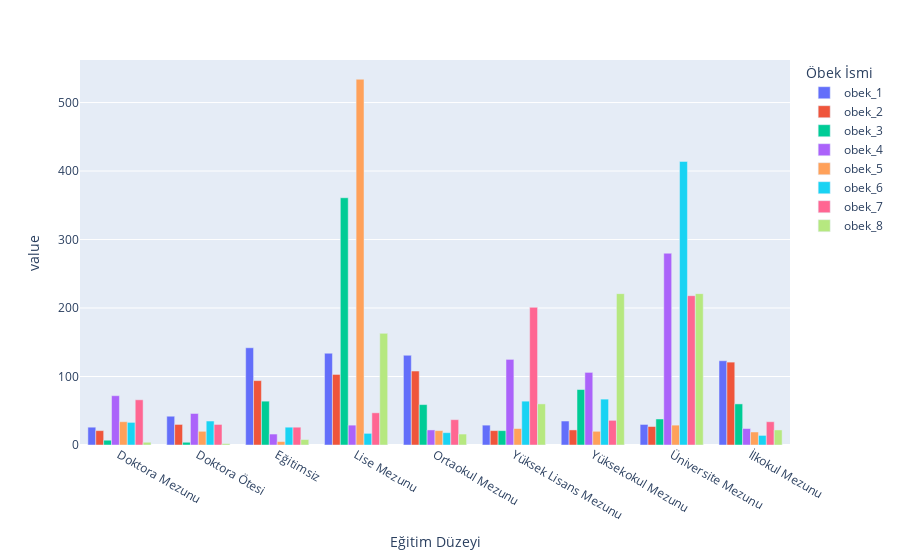

Here is the notebook cell this chart was saved with:
### Code cell
import plotly.express as px

grouped = df2.groupby(['Eğitim Düzeyi', 'Öbek İsmi'])
grouped_size = grouped.size().unstack()

fig = px.bar(grouped_size, barmode='group')
fig.show()

### Figure 1 — Plotly figure (JSON) as saved in the notebook; plotly's stock layout.template omitted (floating-point values rounded to 4 significant figures)
{"data": [{"alignmentgroup": "True", "hovertemplate": "Öbek İsmi=obek_1<br>Eğitim Düzeyi=%{x}<br>value=%{y}<extra></extra>", "legendgroup": "obek_1", "marker": {"color": "#636efa", "pattern": {"shape": ""}}, "name": "obek_1", "offsetgroup": "obek_1", "orientation": "v", "showlegend": true, "textposition": "auto", "x": ["Doktora Mezunu", "Doktora Ötesi", "Eğitimsiz", "Lise Mezunu", "Ortaokul Mezunu", "Yüksek Lisans Mezunu", "Yüksekokul Mezunu", "Üniversite Mezunu", "İlkokul Mezunu"], "xaxis": "x", "y": [26, 42, 142, 134, 131, 29, 35, 30, 123], "yaxis": "y", "type": "bar"}, {"alignmentgroup": "True", "hovertemplate": "Öbek İsmi=obek_2<br>Eğitim Düzeyi=%{x}<br>value=%{y}<extra></extra>", "legendgroup": "obek_2", "marker": {"color": "#EF553B", "pattern": {"shape": ""}}, "name": "obek_2", "offsetgroup": "obek_2", "orientation": "v", "showlegend": true, "textposition": "auto", "x": ["Doktora Mezunu", "Doktora Ötesi", "Eğitimsiz", "Lise Mezunu", "Ortaokul Mezunu", "Yüksek Lisans Mezunu", "Yüksekokul Mezunu", "Üniversite Mezunu", "İlkokul Mezunu"], "xaxis": "x", "y": [21, 30, 94, 103, 108, 21, 22, 27, 121], "yaxis": "y", "type": "bar"}, {"alignmentgroup": "True", "hovertemplate": "Öbek İsmi=obek_3<br>Eğitim Düzeyi=%{x}<br>value=%{y}<extra></extra>", "legendgroup": "obek_3", "marker": {"color": "#00cc96", "pattern": {"shape": ""}}, "name": "obek_3", "offsetgroup": "obek_3", "orientation": "v", "showlegend": true, "textposition": "auto", "x": ["Doktora Mezunu", "Doktora Ötesi", "Eğitimsiz", "Lise Mezunu", "Ortaokul Mezunu", "Yüksek Lisans Mezunu", "Yüksekokul Mezunu", "Üniversite Mezunu", "İlkokul Mezunu"], "xaxis": "x", "y": [7, 4, 64, 361, 59, 21, 81, 38, 60], "yaxis": "y", "type": "bar"}, {"alignmentgroup": "True", "hovertemplate": "Öbek İsmi=obek_4<br>Eğitim Düzeyi=%{x}<br>value=%{y}<extra></extra>", "legendgroup": "obek_4", "marker": {"color": "#ab63fa", "pattern": {"shape": ""}}, "name": "obek_4", "offsetgroup": "obek_4", "orientation": "v", "showlegend": true, "textposition": "auto", "x": ["Doktora Mezunu", "Doktora Ötesi", "Eğitimsiz", "Lise Mezunu", "Ortaokul Mezunu", "Yüksek Lisans Mezunu", "Yüksekokul Mezunu", "Üniversite Mezunu", "İlkokul Mezunu"], "xaxis": "x", "y": [72, 46, 16, 29, 22, 125, 106, 280, 24], "yaxis": "y", "type": "bar"}, {"alignmentgroup": "True", "hovertemplate": "Öbek İsmi=obek_5<br>Eğitim Düzeyi=%{x}<br>value=%{y}<extra></extra>", "legendgroup": "obek_5", "marker": {"color": "#FFA15A", "pattern": {"shape": ""}}, "name": "obek_5", "offsetgroup": "obek_5", "orientation": "v", "showlegend": true, "textposition": "auto", "x": ["Doktora Mezunu", "Doktora Ötesi", "Eğitimsiz", "Lise Mezunu", "Ortaokul Mezunu", "Yüksek Lisans Mezunu", "Yüksekokul Mezunu", "Üniversite Mezunu", "İlkokul Mezunu"], "xaxis": "x", "y": [34, 20, 5, 534, 21, 24, 20, 29, 19], "yaxis": "y", "type": "bar"}, {"alignmentgroup": "True", "hovertemplate": "Öbek İsmi=obek_6<br>Eğitim Düzeyi=%{x}<br>value=%{y}<extra></extra>", "legendgroup": "obek_6", "marker": {"color": "#19d3f3", "pattern": {"shape": ""}}, "name": "obek_6", "offsetgroup": "obek_6", "orientation": "v", "showlegend": true, "textposition": "auto", "x": ["Doktora Mezunu", "Doktora Ötesi", "Eğitimsiz", "Lise Mezunu", "Ortaokul Mezunu", "Yüksek Lisans Mezunu", "Yüksekokul Mezunu", "Üniversite Mezunu", "İlkokul Mezunu"], "xaxis": "x", "y": [33, 35, 26, 17, 18, 64, 67, 414, 14], "yaxis": "y", "type": "bar"}, {"alignmentgroup": "True", "hovertemplate": "Öbek İsmi=obek_7<br>Eğitim Düzeyi=%{x}<br>value=%{y}<extra></extra>", "legendgroup": "obek_7", "marker": {"color": "#FF6692", "pattern": {"shape": ""}}, "name": "obek_7", "offsetgroup": "obek_7", "orientation": "v", "showlegend": true, "textposition": "auto", "x": ["Doktora Mezunu", "Doktora Ötesi", "Eğitimsiz", "Lise Mezunu", "Ortaokul Mezunu", "Yüksek Lisans Mezunu", "Yüksekokul Mezunu", "Üniversite Mezunu", "İlkokul Mezunu"], "xaxis": "x", "y": [66, 30, 26, 47, 37, 201, 36, 218, 34], "yaxis": "y", "type": "bar"}, {"alignmentgroup": "True", "hovertemplate": "Öbek İsmi=obek_8<br>Eğitim Düzeyi=%{x}<br>value=%{y}<extra></extra>", "legendgroup": "obek_8", "marker": {"color": "#B6E880", "pattern": {"shape": ""}}, "name": "obek_8", "offsetgroup": "obek_8", "orientation": "v", "showlegend": true, "textposition": "auto", "x": ["Doktora Mezunu", "Doktora Ötesi", "Eğitimsiz", "Lise Mezunu", "Ortaokul Mezunu", "Yüksek Lisans Mezunu", "Yüksekokul Mezunu", "Üniversite Mezunu", "İlkokul Mezunu"], "xaxis": "x", "y": [4, 2, 8, 163, 16, 60, 221, 221, 22], "yaxis": "y", "type": "bar"}], "layout": {"xaxis": {"anchor": "y", "domain": [0, 1], "title": {"text": "Eğitim Düzeyi"}}, "yaxis": {"anchor": "x", "domain": [0, 1], "title": {"text": "value"}}, "legend": {"title": {"text": "Öbek İsmi"}, "tracegroupgap": 0}, "margin": {"t": 60}, "barmode": "group"}}
